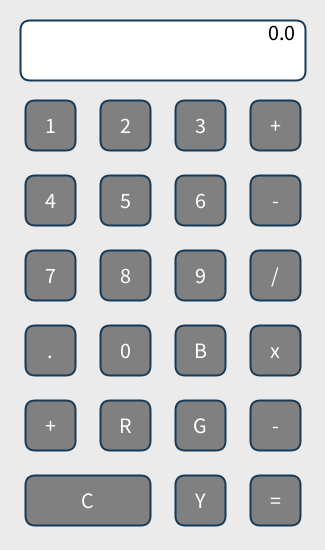
Frame 1 (no input)
Frame 60 (the mouse pressed at the canvas centre just before this capture): identical to frame 1, image omitted
Frame 120 (the mouse held since frame 60 and released just before this capture): identical to frame 1, image omitted

The Processing sketch that drew this single still picture (run headless with seeded random() and noise(); from frame 60 on, the mouse is pressed at the canvas centre):

// Processing sketch: CalculatorBellsAndWhistles
// ── CalculatorBellsAndWhistles.pde
//Rebecca Jackson | oct 7 2026 | Calculator plan
String displayVal;
float l, r, result;
char op;
boolean left;
boolean newEntry;
Button[] numButtons = new Button[10];
Button[] opButtons = new Button[13];



void setup() {
  size(325, 550);
  displayVal = "0.0";
  l = 0.0;
  r = 0.0;
  result = 0.0;
  op = ' ';
  left = true;
  newEntry = true;
  numButtons[0] = new Button(100, 325, 50, 50, '0', 128, 140);
  numButtons[1] = new Button(25, 100, 50, 50, '1', 128, 140);
  numButtons[2] = new Button(100, 100, 50, 50, '2', 128, 140);
  numButtons[3] = new Button(175, 100, 50, 50, '3', 128, 140);
  numButtons[4] = new Button(25, 175, 50, 50, '4', 128, 140);
  numButtons[5] = new Button(100, 175, 50, 50, '5', 128, 140);
  numButtons[6] = new Button(175, 175, 50, 50, '6', 128, 140);
  numButtons[7] = new Button(25, 250, 50, 50, '7', 128, 140);
  numButtons[8] = new Button(100, 250, 50, 50, '8', 128, 140);
  numButtons[9] = new Button(175, 250, 50, 50, '9', 128, 140);

  opButtons[0] = new Button(250, 100, 50, 50, '+', 128, 140);
  opButtons[1] = new Button(250, 175, 50, 50, '-', 128, 140);
  opButtons[2] = new Button(250, 250, 50, 50, '/', 128, 140);
  opButtons[3] = new Button(250, 325, 50, 50, 'x', 128, 140);
  opButtons[4] = new Button(25, 400, 50, 50, '+', 128, 140);
  opButtons[5] = new Button(250, 400, 50, 50, '-', 128, 140);
  opButtons[6] = new Button(250, 475, 50, 50, '=', 128, 140);
  opButtons[7] = new Button(25, 325, 50, 50, '.', 128, 140);
  opButtons[8] = new Button(175, 325, 50, 50, 'B', 128, 140);
  opButtons[9] = new Button(100, 400, 50, 50, 'R', 128, 140);
  opButtons[10] = new Button(175, 400, 50, 50, 'G', 128, 140);
  opButtons[11] = new Button(175, 475, 50, 50, 'Y', 128, 140);
  opButtons[12] = new Button(25, 475, 125, 50, 'C', 128, 140);
}

void draw() {
  background(235);
  for (int i = 0; i<numButtons.length; i++) {
    numButtons[i].display();
    numButtons[i].mouseOver(mouseX, mouseY);
  }
  for (int i = 0; i<opButtons.length; i++) {
    opButtons[i].display();
    opButtons[i].mouseOver(mouseX, mouseY);
  }
  updateDisplay();
}

void updateDisplay() {
  //background shape
  rectMode(CORNER);
  rect(20, 20, width-40, 60, 10);
  //Overlay text
  fill(0);
  textAlign(RIGHT);
  text(displayVal, width-30, 40);
}
void mouseReleased() {
  for (int i = 0; i < numButtons.length; i++) {
    numButtons[i].mouseOver(mouseX, mouseY);
  }
  for (int i = 0; i < opButtons.length; i++) {
    opButtons[i].mouseOver(mouseX, mouseY);
  }
  for (int i = 0; i < numButtons.length; i++) {
    if (numButtons[i].hover()) {
      String digit = str(numButtons[i].label);

      if (newEntry || displayVal.equals("0.0")) {
        displayVal = digit;
        newEntry = false;
      } else {
        displayVal += digit;
      }

      if (left == true) {
        l = float(displayVal);
      } else {
        r = float(displayVal);
      }
    }
  }
  //Op buttons
  for (int i = 0; i < opButtons.length; i++) {
    if (opButtons[i].hover) {
      char clicked = (opButtons[i].label);

      if (clicked == '=') {
        performCalc();
      } else if (clicked == '+' || clicked == '-' ||
        clicked == 'x' || clicked == '+') {
        op = clicked;
        left = false;
        newEntry = true;
        displayVal = str(op);
      } else if (clicked == 'B') {
        background(50,152,224);
      } else if (clicked == 'R') {
        background(219,64,64);
      } else if (clicked == 'G') {
        background(94,217,67);
      } else if (clicked == 'Y') {
        background(237,232,77);
      }
    }
    //else {
    //  displayVal = displayVal + (opButtons[i].label);
    //}
  }
}

void performCalc() {
  if (op == '+') {
    result = l + r;
  } else if (op == '-') {
    result = l - r;
  } else if (op == '/') {
    result = l / r;
  } else if (op == 'x') {
    result = l * r;
  } else {
    return;
  }

  displayVal = str(result);
  l = result;
  r = 0.0;
  left = true;
}

void keyPressed() {
  if (key >= '0' && key <= '9') {
    handleEvent(key, true);
  }
}

void handleEvent (char val, boolean isNum) {
   //if (newEntry || displayVal.equals("0.0")) {
   //     displayVal = digit;
   //     newEntry = false;
   //   } else {
   //     displayVal += digit;
   //   }

   //   if (left == true) {
   //     l = float(displayVal);
   //   } else {
   //     r = float(displayVal);
   //   }
}

// ── Button.pde
class Button {

  float x;
  float y;
  float w;
  float h;
  boolean hover;

  char label;

  color normalColor;
  color hoverColor;

  Button(float x, float y, float w, float h,
         char label, color normalColor, color hoverColor) {

    this.x = x;
    this.y = y;
    this.w = w;
    this.h = h;
    hover = false;

    this.label = label;

    this.normalColor = normalColor;
    this.hoverColor = hoverColor;
  }

  void display() {

    if (hover()) {
      fill(hoverColor);
    } else {
      fill(normalColor);
    }

    stroke(23, 59, 87);
    strokeWeight(2);
    rect(x, y, w, h, 10);
    fill(255);
    textAlign(CENTER, CENTER);
    textSize(22);
    text(label, x + w / 2, y + h / 2);
  }

  boolean hover() {
    return mouseX >= x &&
           mouseX <= x + w &&
           mouseY >= y &&
           mouseY <= y + h;
  }
  
  void mouseOver(float tempX, float tempY) {
    if(tempX > x-w/2 && tempX < x+w/2 && tempY > y-h/2 && tempY < y+h/2) {
      hover = true;
    } else {
      hover = false;
    }
  }
}
